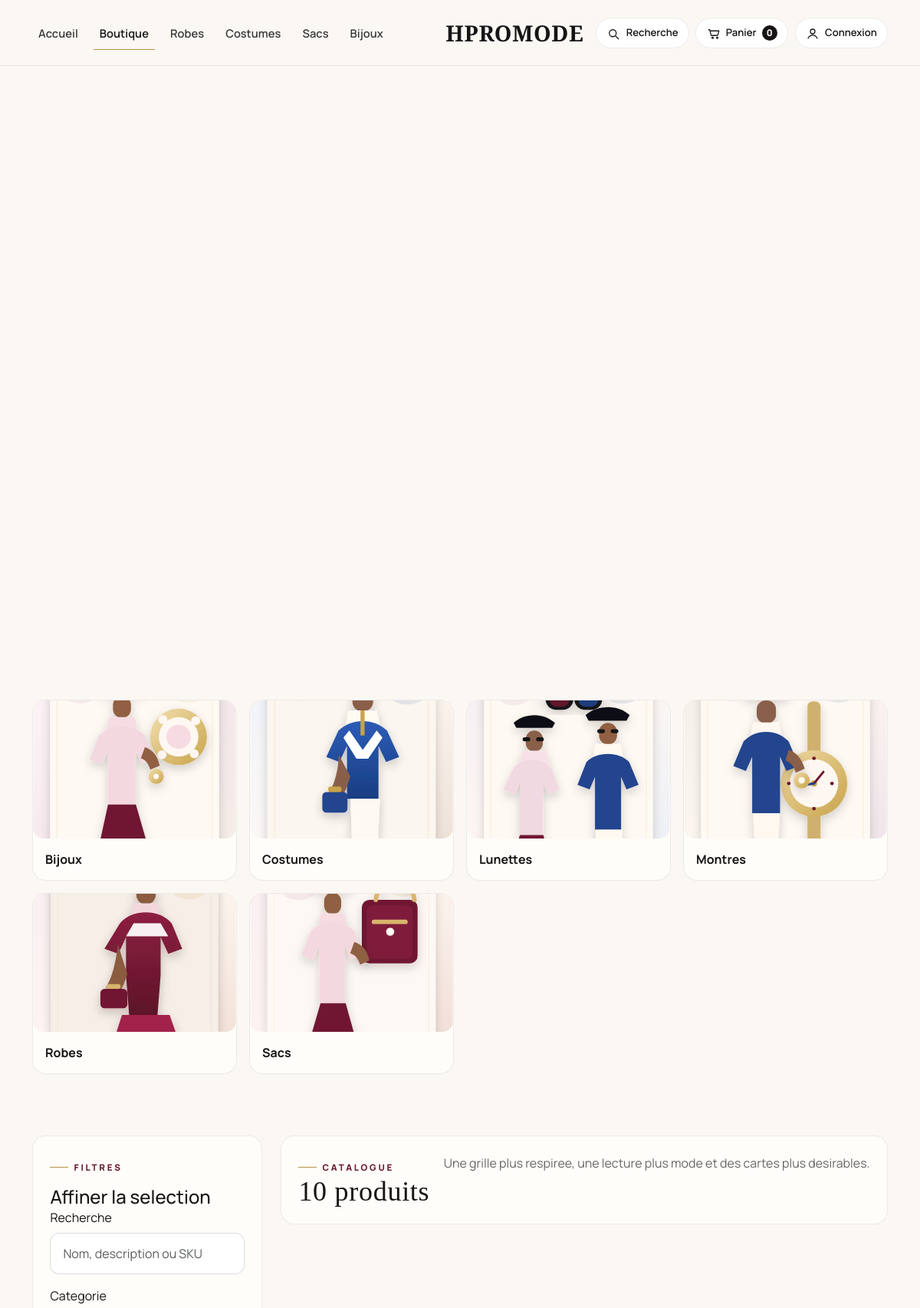
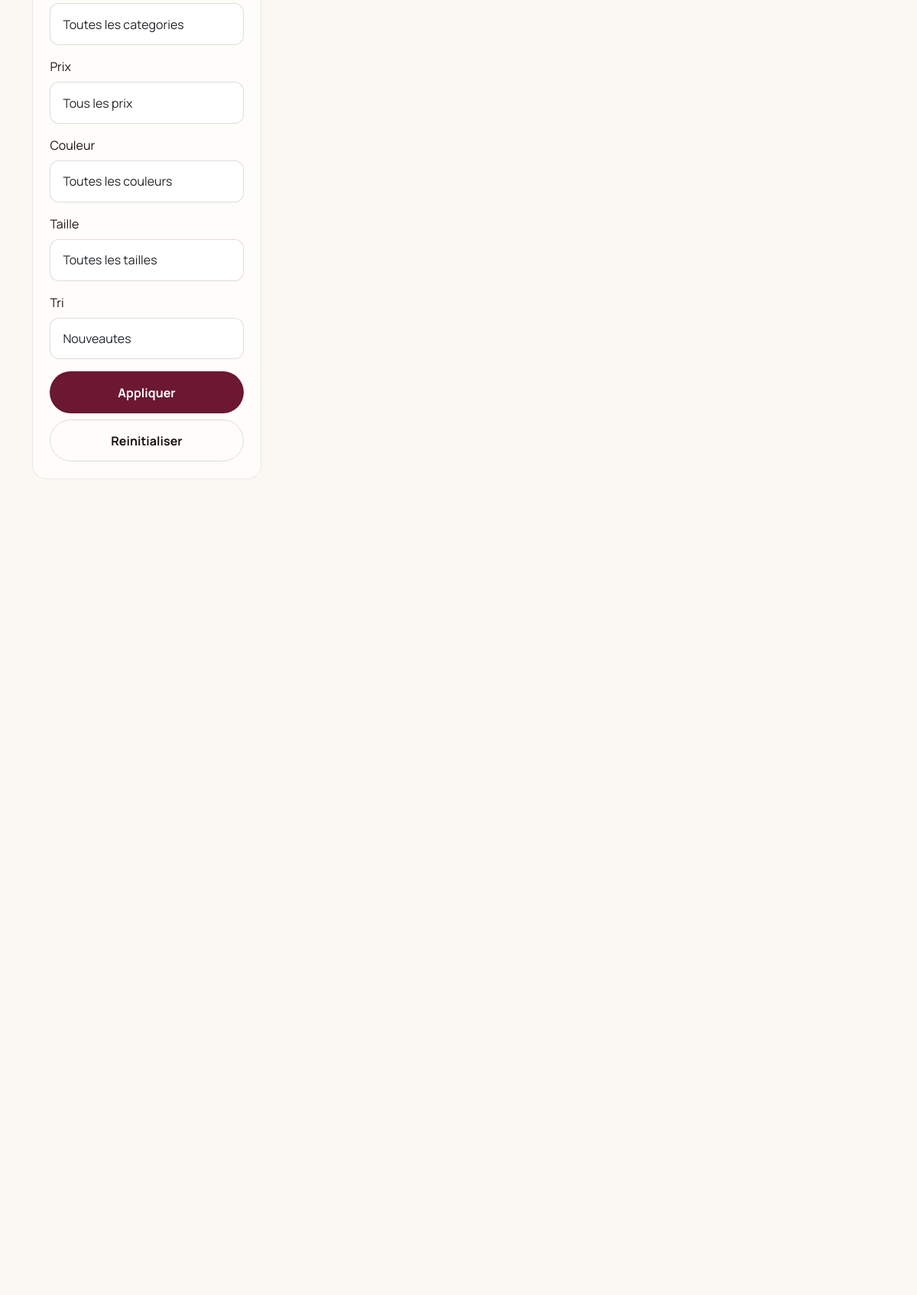
The page /shop.php (upper part) on the database its author committed (2 pictures, top to bottom).
### tables this page shows
CREATE TABLE categories (
    id INT AUTO_INCREMENT PRIMARY KEY,
    name VARCHAR(120) NOT NULL,
    slug VARCHAR(120) NOT NULL UNIQUE,
    description TEXT DEFAULT NULL
);

### includes/functions.php (called while the page is built, shortened)
<?php
function e($value)
{
    $value = (string) $value;
    return htmlspecialchars($value, ENT_QUOTES, 'UTF-8');
}
function array_value($array, $key, $default = '')
{
    if (is_array($array) && isset($array[$key])) {
        return $array[$key];
    }
    return $default;
}
function base_url($path = '')
{
    $path = ltrim((string) $path, '/');
    return (BASE_URL !== '' ? BASE_URL : '') . '/' . $path;
}
function asset_url($path)
{
    return base_url('assets/' . ltrim((string) $path, '/'));
}
function media_url($path, $fallback = '')
{
    $path = trim((string) $path);
    if (strpos($path, 'assets/') === 0) {
        return base_url($path);
    }
    return base_url(ltrim($path, '/'));
}
function current_user()
{
    return isset($_SESSION['user']) ? $_SESSION['user'] : null;
}
function is_logged_in()
{
    return current_user() !== null;
}
function cart_items_count()
{
    $count = 0;
    $cart = isset($_SESSION['cart']) ? $_SESSION['cart'] : array();
    return $count;
}

### shop.php (the view, shortened to what this page needs)
<?php
require_once __DIR__ . '/config/db.php';
require_once __DIR__ . '/includes/functions.php';
$page = max(1, (int) (isset($_GET['page']) ? $_GET['page'] : 1));
$perPage = 6;
$offset = ($page - 1) * $perPage;
$search = trim(isset($_GET['search']) ? $_GET['search'] : '');
$categorySlug = trim(isset($_GET['category']) ? $_GET['category'] : '');
$sort = trim(isset($_GET['sort']) ? $_GET['sort'] : 'newest');
$conditions = array('p.is_active = 1');
$params = array();
$whereSql = ' WHERE ' . implode(' AND ', $conditions);
if ($sort === 'price_asc') {
    $sortSql = ' ORDER BY COALESCE(p.promo_price, p.price) ASC';
} elseif ($sort === 'price_desc') {
    $sortSql = ' ORDER BY COALESCE(p.promo_price, p.price) DESC';
} elseif ($sort === 'popular') {
    $sortSql = ' ORDER BY p.is_featured DESC, p.stock DESC, p.id DESC';
} else {
    $sortSql = ' ORDER BY p.is_new DESC, p.created_at DESC';
}
$countSql = "SELECT COUNT(*)
             FROM products p
             JOIN categories c ON c.id = p.category_id" . $whereSql;
$countStatement = $pdo->prepare($countSql);
$countStatement->execute($params);
$totalProducts = (int) $countStatement->fetchColumn();
$listSql = "SELECT p.*, c.name AS category_name, c.slug AS category_slug
            FROM products p
            JOIN categories c ON c.id = p.category_id" . $whereSql . $sortSql . ' LIMIT ? OFFSET ?';
$listStatement = $pdo->prepare($listSql);
$index = 1;
$listStatement->bindValue($index++, $perPage, PDO::PARAM_INT);
$listStatement->bindValue($index, $offset, PDO::PARAM_INT);
$listStatement->execute();
$products = $listStatement->fetchAll();
$categories = $pdo->query('SELECT * FROM categories ORDER BY name ASC')->fetchAll();
$categoryThemes = array(
    'default' => array(
        'label' => 'Boutique HPROMODE',
        'title' => 'Un catalogue de mode pense comme un lookbook commercial premium.',
        'copy' => "Grande respiration, filtres propres, categories elegantes et cartes produit plus sobres pour une lecture digne d'une marque internationale.",
        'image' => asset_url('images/hero.svg'),
    ),
    'robes' => array(
        'label' => 'Atelier Robes',
        'title' => 'Robes de soiree, silhouettes ceremonie et location robe de mariage.',
        'copy' => "Un univers plus feminin et editorial, avec une mise en scene pensee pour la ceremonie, le desir mode et l'accompagnement premium.",
        'image' => asset_url('images/robe-rose.svg'),
    ),
    'costumes' => array(
        'label' => 'Maison Tailoring',
        'title' => 'Costumes structures, allure couture et distinction moderne.',
        'copy' => 'Des lignes plus masculines, plus nettes et plus affirmes pour une lecture tailoring tres premium.',
        'image' => asset_url('images/costume-bleu.svg'),
    ),
    'sacs' => array(
        'label' => 'Salon Maroquinerie',
        'title' => 'Des sacs avec du caractere, du port et une vraie presence mode.',
        'copy' => "Le travail de la matiere, de la couleur et du volume devient un langage de desir tres visuel.",
        'image' => asset_url('images/sac-bordeaux.svg'),
    ),
    'bijoux' => array(
        'label' => 'Ecrin Bijoux',
        'title' => "Des bijoux penses comme des accents d'elegance et de lumiere.",
        'copy' => "Moins de bruit visuel, plus d'eclat, plus de raffinement et une lecture plus mode des accessoires.",
        'image' => asset_url('images/bracelet.svg'),
    ),
);
$categoryThemeImages = array();
foreach ($products as $product) {
    if (!isset($categoryThemeImages[$product['category_slug']])) {
        $categoryThemeImages[$product['category_slug']] = $product['main_image'];
    }
}
foreach ($categories as $category) {
    if (!isset($categoryThemeImages[$category['slug']])) {
        $statement = $pdo->prepare(
            "SELECT main_image
             FROM products p
             JOIN categories c ON c.id = p.category_id
             WHERE c.slug = ? AND p.is_active = 1
             ORDER BY p.is_featured DESC, p.is_new DESC, p.created_at DESC
             LIMIT 1"
        );
        $statement->execute(array($category['slug']));
        $image = $statement->fetchColumn();
        if ($image) {
            $categoryThemeImages[$category['slug']] = $image;
        }
    }
}
require_once __DIR__ . '/includes/header.php';
?>
<section class="catalog-hero">
    <div class="container">
    </div>
</section>
<section class="section-block">
    <div class="container">
        <div class="category-shortcuts">
            <?php foreach ($categories as $category): ?>
                <?php
                $theme = isset($categoryThemes[$category['slug']]) ? $categoryThemes[$category['slug']] : $categoryThemes['default'];
                $isActiveCategory = $categorySlug === $category['slug'];
                ?>
                <a class="category-shortcut <?= $isActiveCategory ? 'is-active' : '' ?>" href="<?= e(base_url('shop.php?category=' . urlencode($category['slug']))) ?>">
                    <img src="<?= e(media_url(array_value($categoryThemeImages, $category['slug'], $theme['image']))) ?>" alt="<?= e($category['name']) ?>">
                    <span><?= e($category['name']) ?></span>
                </a>
            <?php endforeach; ?>
        </div>
    </div>
</section>
<section class="section-block pt-0" id="catalogue">
    <div class="container">
        <div class="catalog-shell">
            <aside class="filter-card catalog-filter-card">
                <div class="filter-stack-head">
                    <p class="eyebrow">Filtres</p>
                    <h2 class="h4 mb-0">Affiner la selection</h2>
                </div>
                <form method="get" class="row g-3">
                    <div class="col-12">
                        <label class="form-label">Recherche</label>
                        <input type="text" name="search" class="form-control" value="<?= e($search) ?>" placeholder="Nom, description ou SKU">
                    </div>
                    <div class="col-12">
                        <label class="form-label">Categorie</label>
                        <select name="category" class="form-select">
                            <option value="">Toutes les categories</option>
                        </select>
                    </div>
                    <div class="col-12">
                        <label class="form-label">Prix</label>
                        <select name="price" class="form-select">
                            <option value="">Tous les prix</option>
                        </select>
                    </div>
                    <div class="col-12">
                        <label class="form-label">Couleur</label>
                        <select name="color" class="form-select">
                            <option value="">Toutes les couleurs</option>
                        </select>
                    </div>
                    <div class="col-12">
                        <label class="form-label">Taille</label>
                        <select name="size" class="form-select">
                            <option value="">Toutes les tailles</option>
                        </select>
                    </div>
                    <div class="col-12">
                        <label class="form-label">Tri</label>
                        <select name="sort" class="form-select">
                            <option value="newest" <?= $sort === 'newest' ? 'selected' : '' ?>>Nouveautes</option>
                        </select>
                    </div>
                    <div class="col-12 d-grid gap-2">
                        <button class="btn btn-dark" type="submit">Appliquer</button>
                        <a class="btn btn-outline-dark" href="<?= e(base_url('shop.php')) ?>">Reinitialiser</a>
                    </div>
                </form>
            </aside>
            <div class="catalog-content">
                <div class="collection-panel">
                    <div class="catalog-toolbar">
                        <div>
                            <p class="eyebrow mb-1">Catalogue</p>
                            <h2 class="section-title mb-0"><?= $totalProducts ?> produit<?= $totalProducts > 1 ? 's' : '' ?></h2>
                        </div>
                        <p class="small-muted mb-0">Une grille plus respiree, une lecture plus mode et des cartes plus desirables.</p>
                    </div>
                </div>
                <?php if ($products === array()): ?>
                    <div class="glass-panel text-center py-5 mt-4">
                        <h3>Aucun produit ne correspond a vos filtres.</h3>
                        <p class="small-muted">Essayez une autre combinaison de categorie, prix, couleur ou taille.</p>
                        <a class="btn btn-dark" href="<?= e(base_url('shop.php')) ?>">Voir toute la collection</a>
                    </div>
                <?php else: ?>
                    <div class="product-grid mt-4">
                    </div>
                <?php endif; ?>
            </div>
        </div>
    </div>
</section>
<?php require_once __DIR__ . '/includes/footer.php'; ?>

### includes/header.php (shortened to what this page needs)
<?php
require_once __DIR__ . '/functions.php';
$requestUri = isset($_SERVER['REQUEST_URI']) ? $_SERVER['REQUEST_URI'] : '';
$parsedPath = parse_url($requestUri, PHP_URL_PATH);
$currentPath = basename($parsedPath ? $parsedPath : '');
$isHomePage = $currentPath === 'index.php' || $currentPath === '';
$bodyClass = $isHomePage ? 'page-home' : 'page-inner';
$styleVersion = file_exists(ROOT_PATH . '/assets/css/style.css') ? filemtime(ROOT_PATH . '/assets/css/style.css') : time();
?>
<!DOCTYPE html>
<html lang="fr">
<head>
    <link href="https://cdn.jsdelivr.net/npm/bootstrap@5.3.3/dist/css/bootstrap.min.css" rel="stylesheet">
    <link rel="stylesheet" href="<?= e(asset_url('css/style.css?v=' . $styleVersion)) ?>">
</head>
<body class="<?= e($bodyClass) ?>">
<div class="site-shell">
    <nav class="navbar navbar-expand-xl luxury-nav" data-site-nav>
        <div class="container luxury-nav-shell">
            <a class="navbar-brand brand-mark order-2 order-xl-2 mx-xl-auto" href="<?= e(base_url('index.php')) ?>">
                HPROMODE
            </a>
            <div class="header-actions order-3">
                <a class="header-utility d-none d-lg-inline-flex" href="<?= e(base_url('shop.php')) ?>" aria-label="Recherche">
                    <span class="header-utility-icon">
                        <svg viewBox="0 0 24 24" aria-hidden="true">
                            <circle cx="11" cy="11" r="6"></circle>
                            <path d="M16 16l5 5"></path>
                        </svg>
                    </span>
                    <span>Recherche</span>
                </a>
                <a class="header-utility" href="<?= e(base_url('cart.php')) ?>" aria-label="Panier">
                    <span class="header-utility-icon">
                        <svg viewBox="0 0 24 24" aria-hidden="true">
                            <path d="M3 5h2l2.2 9.2a1 1 0 0 0 1 .8H18a1 1 0 0 0 1-.8L21 7H7"></path>
                            <circle cx="10" cy="19" r="1.3"></circle>
                            <circle cx="18" cy="19" r="1.3"></circle>
                        </svg>
                    </span>
                    <span class="d-none d-md-inline">Panier</span>
                    <span class="utility-badge"><?= cart_items_count() ?></span>
                </a>
                <?php if (is_logged_in()): ?>
                    <a class="header-utility" href="<?= e(base_url('profile.php')) ?>" aria-label="Compte">
                        <span class="header-utility-icon">
                            <svg viewBox="0 0 24 24" aria-hidden="true">
                                <circle cx="12" cy="8" r="4"></circle>
                                <path d="M4 20c1.8-3.6 5-5.4 8-5.4s6.2 1.8 8 5.4"></path>
                            </svg>
                        </span>
                        <span class="d-none d-md-inline">Compte</span>
                    </a>
                <?php else: ?>
                    <a class="header-utility" href="<?= e(base_url('login.php')) ?>" aria-label="Connexion">
                        <span class="header-utility-icon">
                            <svg viewBox="0 0 24 24" aria-hidden="true">
                                <circle cx="12" cy="8" r="4"></circle>
                                <path d="M4 20c1.8-3.6 5-5.4 8-5.4s6.2 1.8 8 5.4"></path>
                            </svg>
                        </span>
                        <span class="d-none d-md-inline">Connexion</span>
                    </a>
                <?php endif; ?>
            </div>
            <div class="collapse navbar-collapse order-4 order-xl-1" id="navMenu">
                <ul class="navbar-nav nav-primary me-auto">
                    <li class="nav-item"><a class="nav-link <?= $currentPath === 'index.php' ? 'active' : '' ?>" href="<?= e(base_url('index.php')) ?>">Accueil</a></li>
                    <li class="nav-item"><a class="nav-link <?= $currentPath === 'shop.php' && !isset($_GET['category']) ? 'active' : '' ?>" href="<?= e(base_url('shop.php')) ?>">Boutique</a></li>
                    <li class="nav-item"><a class="nav-link <?= isset($_GET['category']) && $_GET['category'] === 'robes' ? 'active' : '' ?>" href="<?= e(base_url('shop.php?category=robes')) ?>">Robes</a></li>
                    <li class="nav-item"><a class="nav-link <?= isset($_GET['category']) && $_GET['category'] === 'costumes' ? 'active' : '' ?>" href="<?= e(base_url('shop.php?category=costumes')) ?>">Costumes</a></li>
                    <li class="nav-item"><a class="nav-link <?= isset($_GET['category']) && $_GET['category'] === 'sacs' ? 'active' : '' ?>" href="<?= e(base_url('shop.php?category=sacs')) ?>">Sacs</a></li>
                    <li class="nav-item"><a class="nav-link <?= isset($_GET['category']) && $_GET['category'] === 'bijoux' ? 'active' : '' ?>" href="<?= e(base_url('shop.php?category=bijoux')) ?>">Bijoux</a></li>
                </ul>
            </div>
        </div>
    </nav>
    <main>
        <div class="flash-shell container">
        </div>

### includes/footer.php (shortened to what this page needs)
</main>
</div>
</body>
</html>

### rows shown on the page
categories: shows a picture, name "Bijoux"
categories: shows a picture, name "Costumes"
categories: slug (picture), name "Lunettes"
categories: shows a picture, name "Montres"
categories: shows a picture, name "Robes"
categories: shows a picture, name "Sacs"

### other values the page prints
cart_items_count() "0"
$totalProducts "10"
